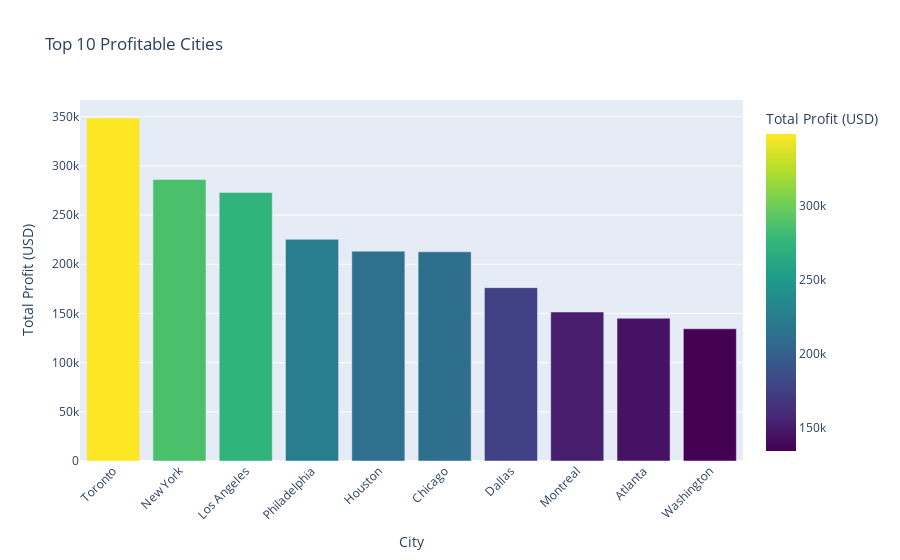

Notebook cell for this chart:
### Markdown cell above
Based on the analysis, it is evident that several cities in the United States rank among the top ten cities with the highest number of customers. 

Notably, Toronto leads the list, followed by Montreal and Calgary, indicating a significant interest in our products within these Canadian cities as well.

### Code cell
import plotly.express as px

# Calculate profits by city
city_profits = df_finalMerged.groupby('City_customer')['ProfitUSD'].sum().sort_values(ascending=False).reset_index()
city_profits.columns = ['City_customer', 'Total_Profit']

# Get the top 10 cities by profit
top10_cities_profits = city_profits.head(10)

# Plotting the top 10 cities with the most profit
fig = px.bar(top10_cities_profits, x='City_customer', y='Total_Profit',
             labels={'City_customer': 'City', 'Total_Profit': 'Total Profit (USD)'},
             title='Top 10 Profitable Cities',
             color='Total_Profit', color_continuous_scale='viridis')

# Customize the layout
fig.update_layout(xaxis_title='City',
                  yaxis_title='Total Profit (USD)',
                  xaxis_tickangle=-45)

# Show the plot
fig.show()

### Figure 1 — Plotly figure (JSON) as saved in the notebook; plotly's stock layout.template omitted (floating-point values rounded to 4 significant figures)
{"data": [{"alignmentgroup": "True", "hovertemplate": "City=%{x}<br>Total Profit (USD)=%{marker.color}<extra></extra>", "legendgroup": "", "marker": {"color": [348700.0, 286200.0, 273100.0, 225300.0, 213400.0, 212700.0, 176300.0, 151500.0, 145100.0, 134400.0], "coloraxis": "coloraxis", "pattern": {"shape": ""}}, "name": "", "offsetgroup": "", "orientation": "v", "showlegend": false, "textposition": "auto", "type": "bar", "x": ["Toronto", "New York", "Los Angeles", "Philadelphia", "Houston", "Chicago", "Dallas", "Montreal", "Atlanta", "Washington"], "xaxis": "x", "y": [348700.0, 286200.0, 273100.0, 225300.0, 213400.0, 212700.0, 176300.0, 151500.0, 145100.0, 134400.0], "yaxis": "y"}], "layout": {"barmode": "relative", "coloraxis": {"colorbar": {"title": {"text": "Total Profit (USD)"}}, "colorscale": [[0, "#440154"], [0.1111, "#482878"], [0.2222, "#3e4989"], [0.3333, "#31688e"], [0.4444, "#26828e"], [0.5556, "#1f9e89"], [0.6667, "#35b779"], [0.7778, "#6ece58"], [0.8889, "#b5de2b"], [1, "#fde725"]]}, "legend": {"tracegroupgap": 0}, "title": {"text": "Top 10 Profitable Cities"}, "xaxis": {"anchor": "y", "domain": [0, 1], "tickangle": -45, "title": {"text": "City"}}, "yaxis": {"anchor": "x", "domain": [0, 1], "title": {"text": "Total Profit (USD)"}}}}
